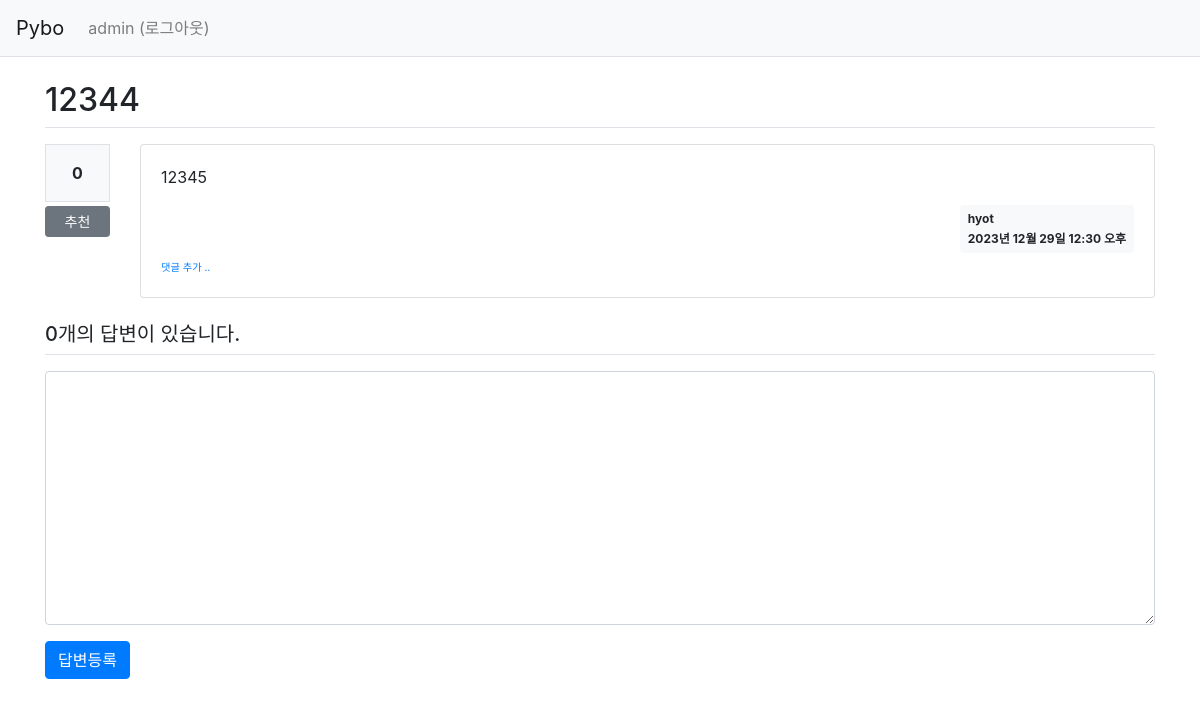
The page /pybo/310/ (signed in) on the database as committed earlier.
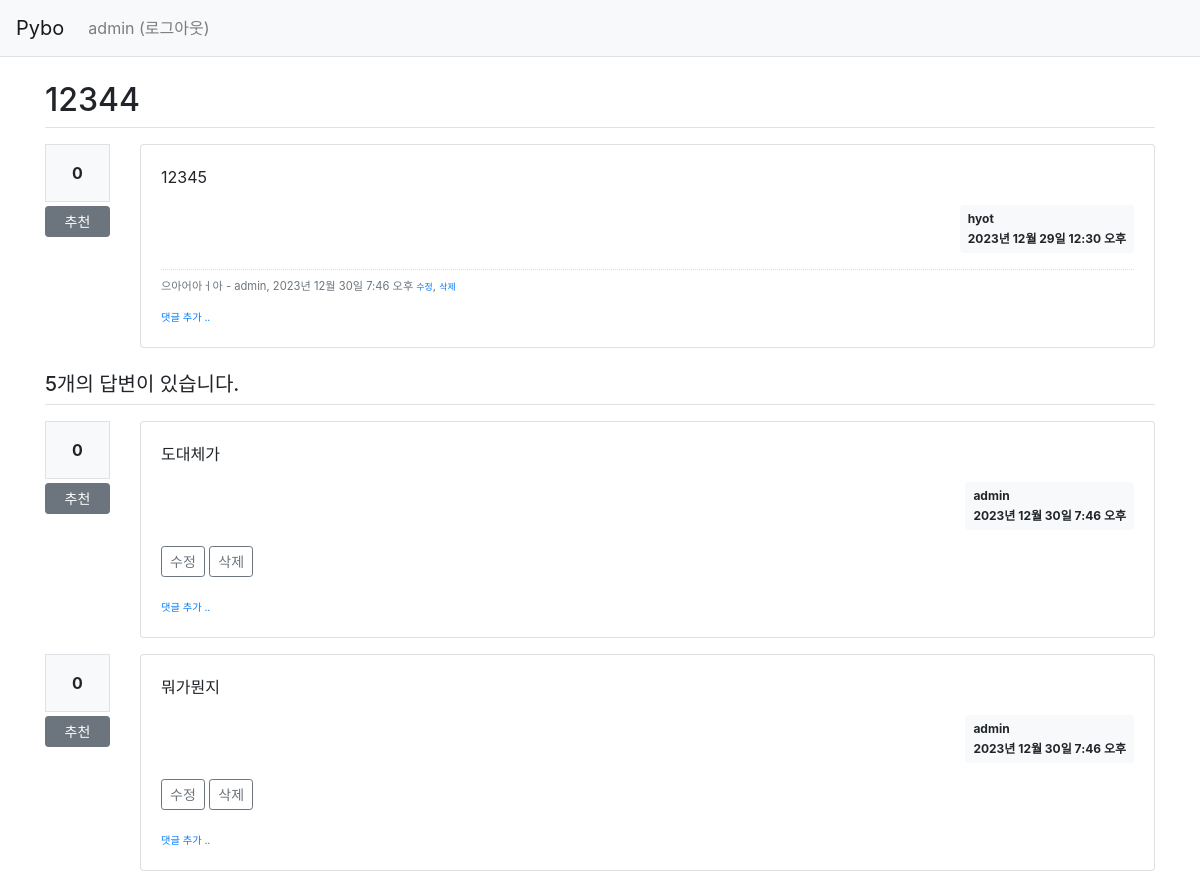
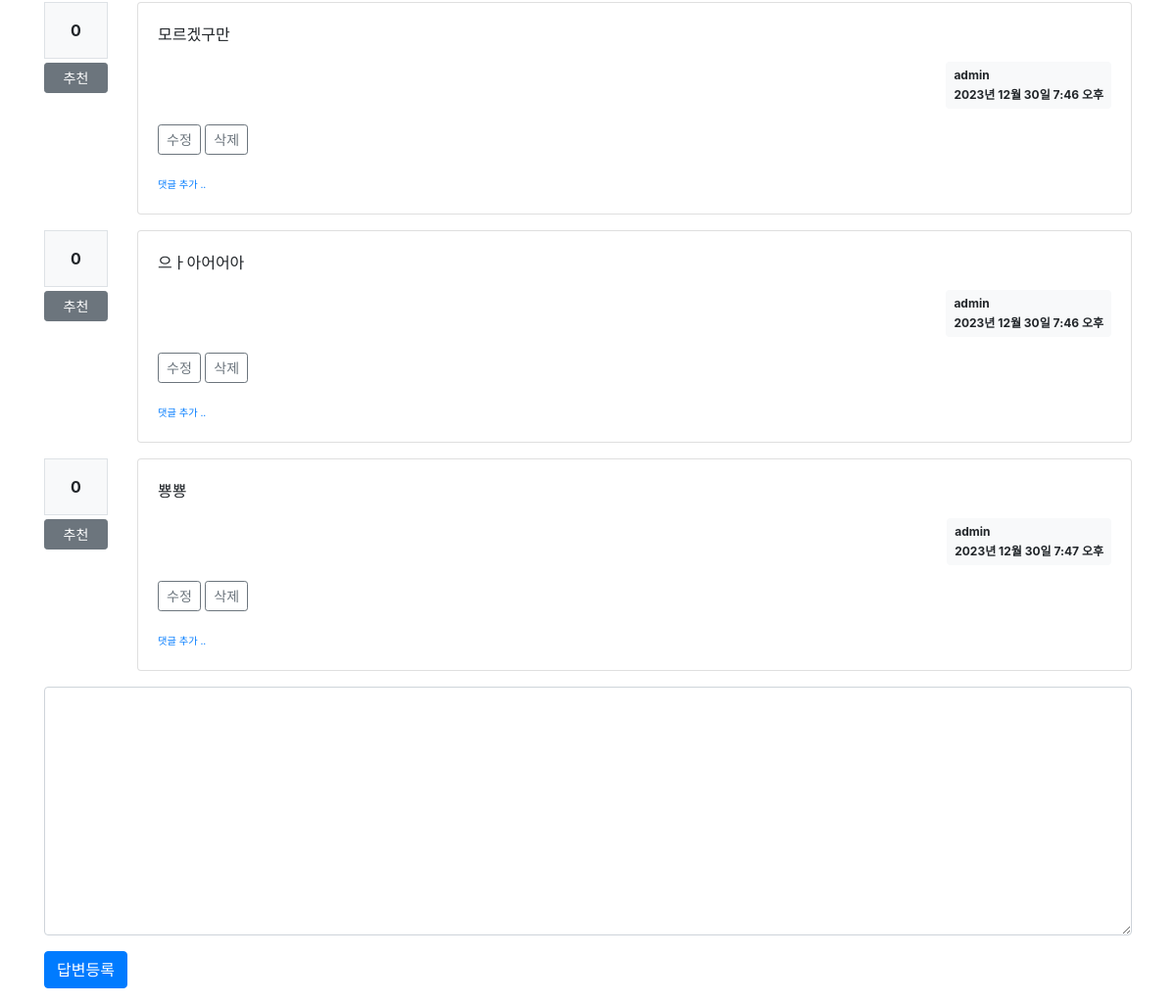
The same page on the database as committed later (2 pictures, top to bottom).
### pybo/models.py (models this page shows, shortened)
class Question(models.Model):
    author = models.ForeignKey(User, on_delete=models.CASCADE, related_name='author_question')
    subject = models.CharField(max_length=200)
    content = models.TextField()
    create_date = models.DateTimeField()
    modify_date = models.DateTimeField(null=True, blank=True)
    voter = models.ManyToManyField(User, related_name='voter_question')

class Comment(models.Model):
    author = models.ForeignKey(User, on_delete=models.CASCADE)
    content = models.TextField()
    create_date = models.DateTimeField()
    modify_date = models.DateTimeField(null=True, blank=True)
    question = models.ForeignKey(Question, null=True, blank=True, on_delete=models.CASCADE)
    answer = models.ForeignKey(Answer, null=True, blank=True, on_delete=models.CASCADE)

class Answer(models.Model):
    author = models.ForeignKey(User, on_delete=models.CASCADE, related_name='author_answer')
    question = models.ForeignKey(Question, on_delete=models.CASCADE)
    content = models.TextField()
    create_date = models.DateTimeField()
    modify_date = models.DateTimeField(null=True, blank=True)
    voter = models.ManyToManyField(User, related_name='voter_answer')

### pybo/views/base_views.py (the view)
# urls.py: path('<int:question_id>/', base_views.detail, name='detail'),
def detail(request, question_id):
    question = get_object_or_404(Question, pk=question_id)
    context = {'question': question}
    return render(request, 'pybo/question_detail.html', context)

### pybo/templatetags/pybo_filter.py (called while the page is built)
@register.filter()
def mark(value):
    extensions = ["nl2br", "fenced_code"]
    return mark_safe(markdown.markdown(value, extensions=extensions))

### templates/pybo/question_detail.html (shortened to what the changed rows need)
{% extends 'base.html' %}
{% load pybo_filter %}
{% block content %}
<div class="container my-3">
    <h2 class="border-bottom py-2">{{ question.subject }}</h2>
    <div class="row my-3">
        <div class="col-1">
            <div class="bg-light text-center p-3 border font-weight-bolder mb-1">{{question.voter.count}}</div>
            <a href="#" data-uri="{% url 'pybo:vote_question' question.id  %}"
               class="recommend btn btn-sm btn-secondary btn-block my-1">추천</a>
        </div>
        <div class="col-11">
            <div class="card">
                <div class="card-body">
                    <div class="card-text">{{ question.content|mark }}</div>
                    <div class="d-flex justify-content-end">
                        <div class="badge badge-light p-2 text-left">
                            <div class="mb-2">{{ question.author.username }}</div>
                            <div>{{ question.create_date }}</div>
                        </div>
                    </div>
                    {% if question.comment_set.count > 0 %}
                    <div class="mt-3">
                    {% for comment in question.comment_set.all %}
                        <div class="comment py-2 text-muted">
                            <span style="white-space: pre-line;">{{ comment.content }}</span>
                            <span>
                                - {{ comment.author }}, {{ comment.create_date }}
                            </span>
                            {% if request.user == comment.author %}
                            <a href="{% url 'pybo:comment_modify_question' comment.id  %}" class="small">수정</a>,
                            <a href="#" class="small delete"
                               data-uri="{% url 'pybo:comment_delete_question' comment.id  %}">삭제</a>
                            {% endif %}
                        </div>
                    {% endfor %}
                    </div>
                    {% endif %}
                </div>
            </div>
        </div>
    </div>
    <h5 class="border-bottom my-3 py-2">{{question.answer_set.count}}개의 답변이 있습니다.</h5>
    {% for answer in question.answer_set.all %}
    <div class="row my-3">
        <div class="col-1">
            <div class="bg-light text-center p-3 border font-weight-bolder mb-1">{{answer.voter.count}}</div>
            <a href="#" data-uri="{% url 'pybo:vote_answer' answer.id  %}"
                class="recommend btn btn-sm btn-secondary btn-block my-1">추천</a>
        </div>
        <div class="col-11">
            <div class="card">
                <div class="card-body">
                    <div class="card-text">{{ answer.content|mark }}</div>
                    <div class="d-flex justify-content-end">
                        <div class="badge badge-light p-2 text-left">
                            <div class="mb-2">{{ answer.author.username }}</div>
                            <div>{{ answer.create_date }}</div>
                        </div>
                    </div>
                    {% if request.user == answer.author %}
                    <div class="my-3">
                        <a href="{% url 'pybo:answer_modify' answer.id  %}"
                           class="btn btn-sm btn-outline-secondary">수정</a>
                        <a href="#" class="delete btn btn-sm btn-outline-secondary "
                           data-uri="{% url 'pybo:answer_delete' answer.id  %}">삭제</a>
                    </div>
                    {% endif %}
                    <div>
                        <a href="{% url 'pybo:comment_create_answer' answer.id  %}"
                           class="small"><small>댓글 추가 ..</small></a>
                    </div>
                </div>
            </div>
        </div>
    </div>
    {% endfor %}
    <form action="{% url 'pybo:answer_create' question.id %}" method="post" class="my-3">
        <div class="form-group">
        </div>
        <input type="submit" value="답변등록" class="btn btn-primary">
    </form>
</div>
{% endblock %}

Rows that differ between the two databases and show on the page:
computed for Question "2023년 12월 29일 12:30 오후": answer_set.count "0" → "5"
added Comment: content "으아어아ㅓ아", author "admin", create_date "2023년 12월 30일 7:46 오후", shows "수정"
added Answer: voter.count "0", content|mark "도대체가", author.username "admin", create_date "2023년 12월 30일 7:46 오후", shows "수정"
added Answer: voter.count "0", content|mark "뭐가뭔지", author.username "admin", create_date "2023년 12월 30일 7:46 오후", shows "수정"
added Answer: voter.count "0", content|mark "모르겠구만", author.username "admin", create_date "2023년 12월 30일 7:46 오후", shows "수정"
added Answer: voter.count "0", content|mark "으ㅏ아어어아", author.username "admin", create_date "2023년 12월 30일 7:46 오후", shows "수정"
added Answer: voter.count "0", content|mark "뿅뿅", author.username "admin", create_date "2023년 12월 30일 7:47 오후", shows "수정"
